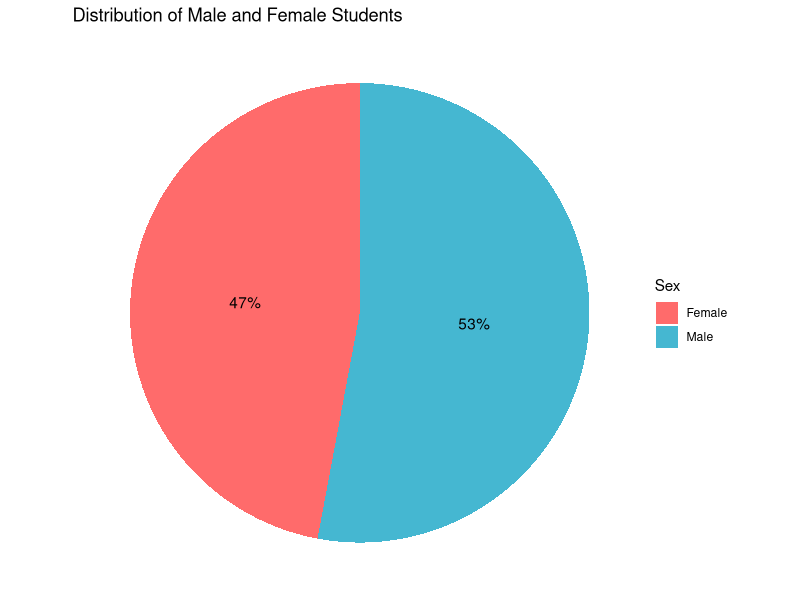
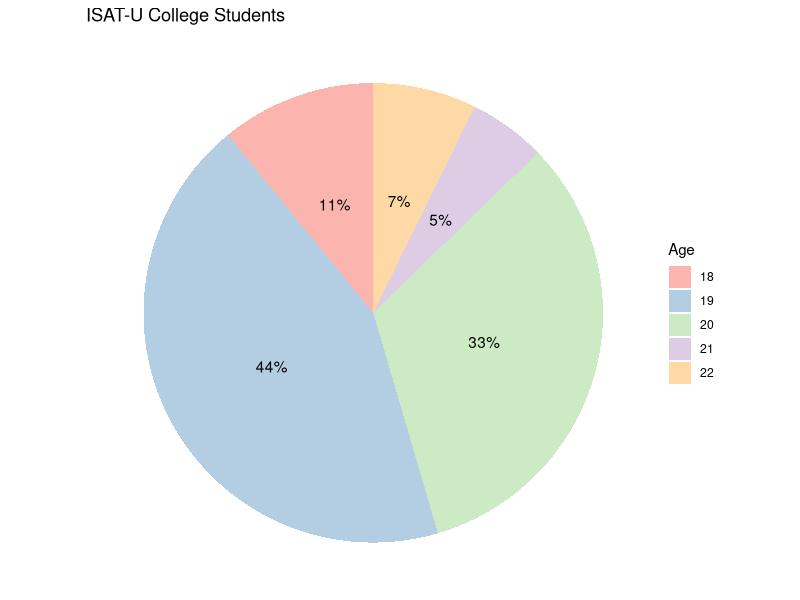
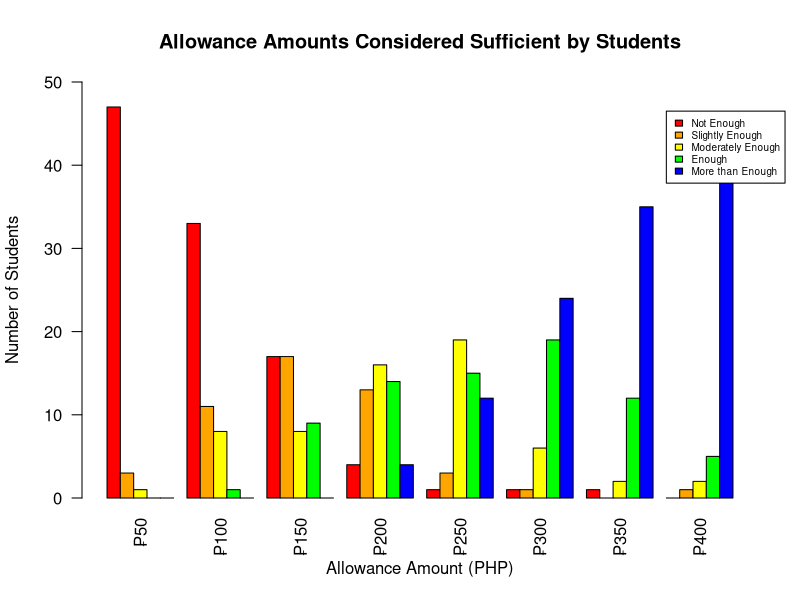
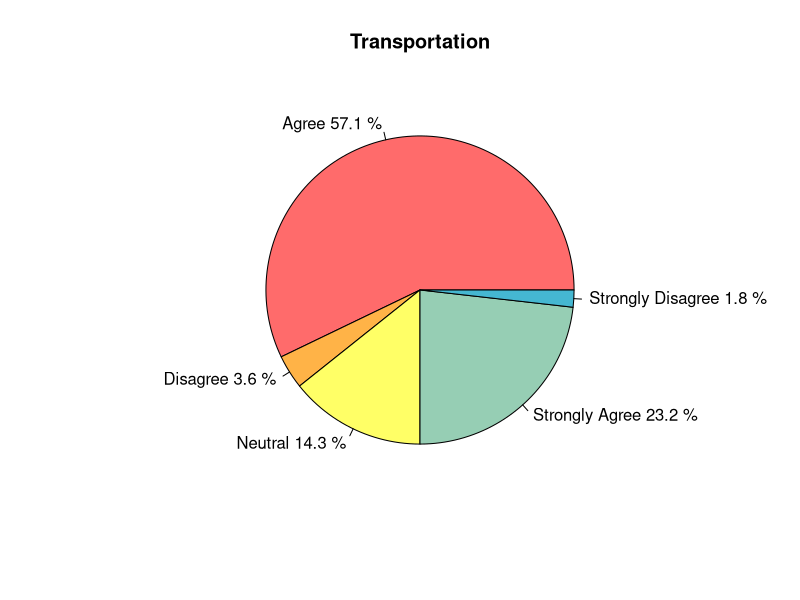
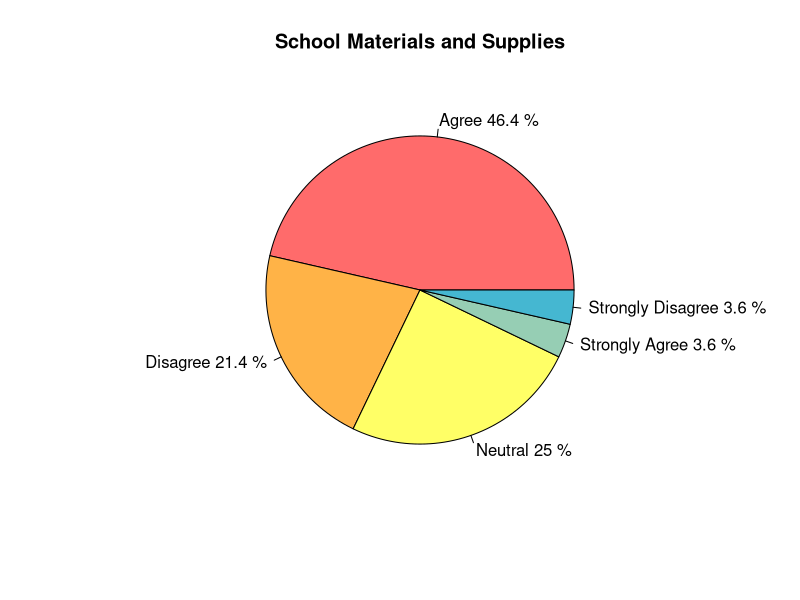
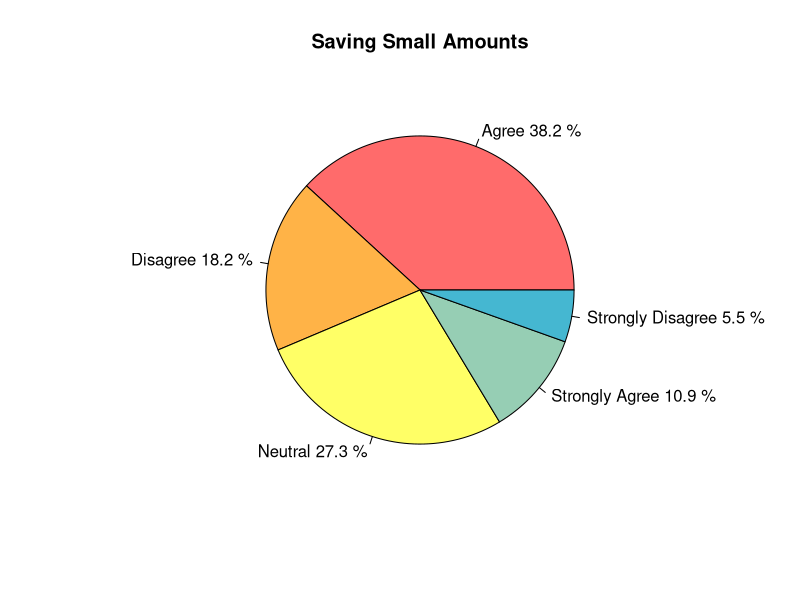
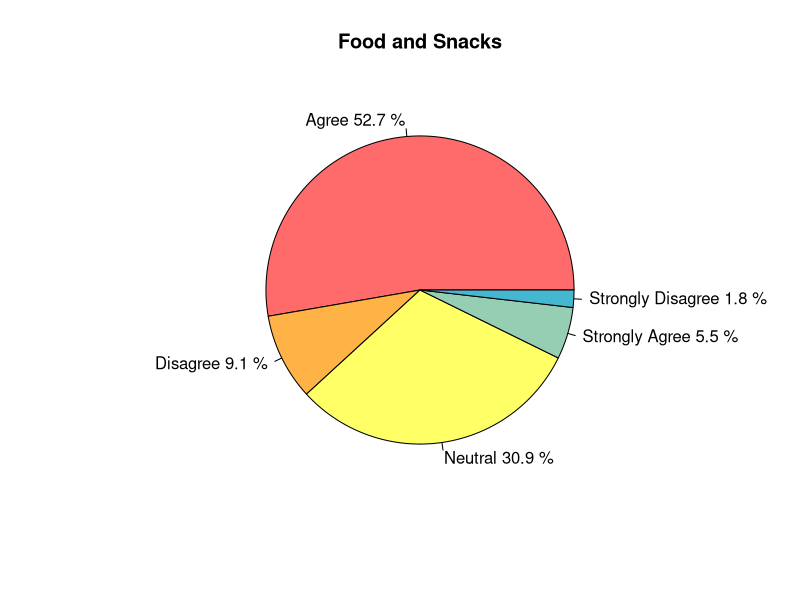
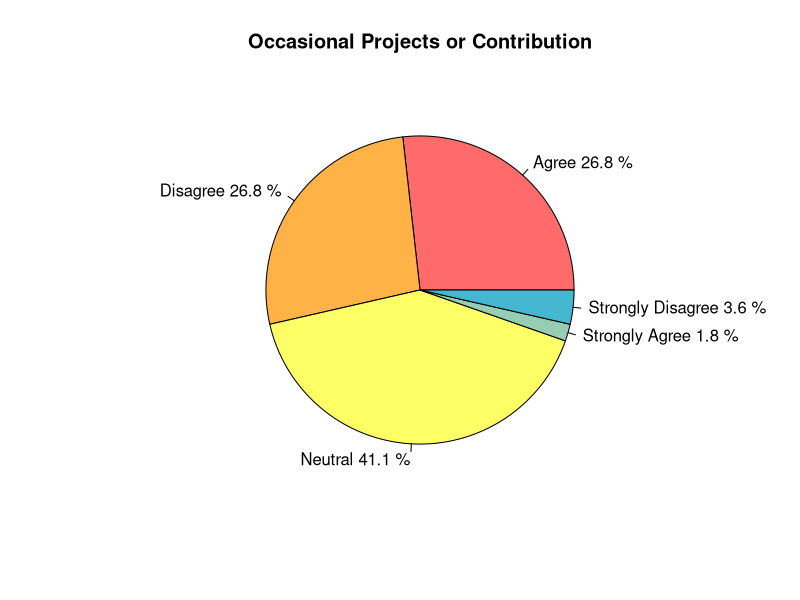

Reproduce these figures in R, in order.
## ---- chunk 1

cat("I. Introduction\n\n")
cat("Daily allowance plays an important role in meeting the everyday needs of 
    college students, including transportation, meals, school supplies, and 
    other essential expenses. For students of Iloilo Science and Technology 
    University (ISAT-U), the adequacy of their daily allowance can greatly 
    influence their academic experience and overall well-being.\n\nThis study 
    aims to assess whether the daily allowance of ISAT-U college students is 
    sufficient to cover their daily needs. Using data gathered from a student 
    survey, this research analyzes students’ daily allowance, spending patterns, 
    and perceptions of financial sufficiency. The collected data are presented 
    through graphical representations to clearly illustrate trends and 
    differences among respondents.\n\n")
## ---- chunk 2
data <- read.csv("Daily-allowance.csv")
names(data)
## ---- chunk 3
library(ggplot2)
sex_data <- data.frame(
Sex = c("Female", "Male"),
Count = c(24, 27)
)

sex_data$Percent <- round(sex_data$Count / sum(sex_data$Count) * 100)

ggplot(sex_data, aes(x = "", y = Count, fill = Sex)) +
geom_bar(stat = "identity", width = 1) +
coord_polar(theta = "y") +
theme_void() +
geom_text(aes(label = paste0(Percent, "%")),
position = position_stack(vjust = 0.5)) +
scale_fill_manual(values = c("Female" = "#FF6B6B", "Male" = "#45B7D1")) +
labs(title = "Distribution of Male and Female Students")

## ---- chunk 4
cat("The survey results show that the student population in the sample is fairly 
    balanced in terms of gender. Males slightly outnumber females, with 27 male 
    students (53%) compared to 24 female students (47%). This near-equal 
    distribution suggests that any analysis of daily allowance sufficiency will 
    fairly represent the perspectives of both genders. Additionally, the pie 
    chart clearly visualizes this balance, making it easy to see that neither 
    gender dominates the sample, which supports more equitable comparisons in 
    subsequent analyses.\n\n")
## ---- chunk 5
numeric_ages <- as.numeric(data$Age)
numeric_ages <- numeric_ages[!is.na(numeric_ages)]
numeric_ages <- c(numeric_ages, 18)

age_counts <- table(numeric_ages)
age_data <- as.data.frame(age_counts)
colnames(age_data) <- c("Age", "Count")
age_data$Percent <- round(age_data$Count / sum(age_data$Count) * 100)

ggplot(age_data, aes(x = "", y = Count, fill = Age)) +
geom_bar(stat = "identity", width = 1) +
coord_polar(theta = "y") +
theme_void() +
geom_text(aes(label = paste0(Percent, "%")),
position = position_stack(vjust = 0.5)) +
scale_fill_brewer(palette = "Pastel1") +
labs(title = "ISAT-U College Students")

## ---- chunk 6
cat("Most respondents are 19 and 20 years old, indicating that the typical
    college student in the survey falls within this age range. Fewer students 
    are younger (18) or older (21–22), which provides context for understanding 
    their daily allowance usage patterns.\n\n")

## ---- chunk 7

data <- read.csv("Daily-allowance.csv", stringsAsFactors = FALSE)

allowance_names <- c(
  "Please.select.and.rate.how.sufficient.you.think.each.amount.of.daily.allowance.for.your.needs....50.",
  "Please.select.and.rate.how.sufficient.you.think.each.amount.of.daily.allowance.for.your.needs....100.",
  "Please.select.and.rate.how.sufficient.you.think.each.amount.of.daily.allowance.for.your.needs....150.",
  "Please.select.and.rate.how.sufficient.you.think.each.amount.of.daily.allowance.for.your.needs....200.",
  "Please.select.and.rate.how.sufficient.you.think.each.amount.of.daily.allowance.for.your.needs....250.",
  "Please.select.and.rate.how.sufficient.you.think.each.amount.of.daily.allowance.for.your.needs....300.",
  "Please.select.and.rate.how.sufficient.you.think.each.amount.of.daily.allowance.for.your.needs....350.",
  "Please.select.and.rate.how.sufficient.you.think.each.amount.of.daily.allowance.for.your.needs....400."
)

allowance_cols <- match(allowance_names, names(data))
names(data)[allowance_cols] <- paste0("pesos", c(50,100,150,200,250,300,350,400))

convert <- c(
  "Not Enough" = 1,
  "Slightly Enough" = 2,
  "Moderately Enough" = 3,
  "Enough" = 4,
  "More than Enough" = 5
)

data[allowance_cols] <- lapply(data[allowance_cols], function(x) {
  x <- trimws(x)
  x <- gsub("\\.+", "", x)
  x <- gsub("[^A-Za-z ]", "", x)
  x <- convert[x]
  as.numeric(x)
})

counts <- sapply(data[allowance_cols], function(x) {
  table(factor(x, levels = 1:5))
})

rownames(counts) <- c("Not Enough", "Slightly Enough", "Moderately Enough",
                      "Enough", "More than Enough")

colors <- c("red","orange","yellow","green","blue")

barplot(counts,
        col = colors,
        main = "Allowance Amounts Considered Sufficient by Students",
        xlab = "Allowance Amount (PHP)",
        ylab = "Number of Students",
        legend.text = rownames(counts),
        args.legend = list(x = "topright", inset = c(-0.04, 0.07), cex = 0.6),
        names.arg = paste0("₱", c(50,100,150,200,250,300,350,400)),
        las = 2,
        beside = TRUE,
        ylim = c(0, 50))

counts_table <- as.data.frame(counts)
colnames(counts_table) <- paste0("₱", c(50,100,150,200,250,300,350,400))
counts_table

## ---- chunk 8
cat("As shown in the bar graph, the data suggest that a daily allowance of 
    around ₱250 to ₱300 is commonly rated as Moderately Enough to Enough, 
    indicating that it is sufficient to meet students’ daily needs in school. 
    In contrast, at ₱50 and ₱100, most students rated the allowance as Not 
    Enough, reflecting insufficiency. Meanwhile, allowances ranging from ₱300 
    to ₱400 received higher ratings, with many students perceiving them as 
    Enough or More than Enough.")

## ---- chunk 9

q1 <- data[["My.daily.allowance.is.enough.to.cover.my.transportation.expenses."]]

q1_split <- unlist(strsplit(q1, ";"))
q1_split <- trimws(q1_split)
q1_split <- tolower(q1_split)

q1_split[q1_split == "strongly disagree"] <- "Strongly Disagree"
q1_split[q1_split == "disagree"] <- "Disagree"
q1_split[q1_split == "neutral"] <- "Neutral"
q1_split[q1_split == "agree"] <- "Agree"
q1_split[q1_split == "strongly agree"] <- "Strongly Agree"

q1_count <- table(q1_split)

colors <- c("#FF6B6B", "#FFB347", "#FFFF66", "#96CEB4", "#45B7D1")

pie(q1_count,
    labels = paste(names(q1_count), round(q1_count/sum(q1_count)*100, 1), "%"),
    col = colors,
    main = "Transportation")

## ---- chunk 10
cat("The pie chart indicates that the majority of respondents believe their 
    daily allowance is sufficient to cover transportation expenses. More than 
    half (57.1%) of the respondents selected Agree, while an additional 23.2% 
    chose Strongly Agree, showing that most students can afford their daily 
    transportation needs. Meanwhile, 14.3% of respondents selected Neutral, 
    suggesting some uncertainty or variability in transportation costs. Only a 
    small percentage Disagreed (3.6%) or Strongly Disagreed (1.8%), indicating 
    that transportation expenses are generally manageable for most students.")
## ---- chunk 11

q1 <- data[["My.daily.allowance.is.enough.to.cover.my.school.materials.and.supplies."]]

q1_split <- unlist(strsplit(q1, ";"))
q1_split <- trimws(q1_split)
q1_split <- tolower(q1_split)

q1_split[q1_split == "strongly disagree"] <- "Strongly Disagree"
q1_split[q1_split == "disagree"] <- "Disagree"
q1_split[q1_split == "neutral"] <- "Neutral"
q1_split[q1_split == "agree"] <- "Agree"
q1_split[q1_split == "strongly agree"] <- "Strongly Agree"

q1_count <- table(q1_split)

colors <- c("#FF6B6B", "#FFB347", "#FFFF66", "#96CEB4", "#45B7D1")

pie(q1_count,
    labels = paste(names(q1_count), round(q1_count/sum(q1_count)*100, 1), "%"),
    col = colors,
    main = "School Materials and Supplies")

## ---- chunk 12
cat("The pie chart shows that a plurality of respondents believe their daily 
    allowance is sufficient to cover school materials and supplies. Nearly half 
    (46.4%) of the respondents selected Agree, while a small proportion (3.6%) 
    chose Strongly Agree, indicating moderate confidence in meeting school 
    material expenses. However, 25.0% of respondents selected Neutral, 
    suggesting uncertainty or inconsistency in covering these costs. Meanwhile, 
    a notable portion Disagreed (21.4%) or Strongly Disagreed (3.6%), indicating 
    that a considerable number of students find their allowance insufficient for 
    school materials and supplies.")
## ---- chunk 13

q1 <- data[["My.daily.allowance.is.enough.to.allow.me.to.save.a.small.amount.regularly."]]

q1_split <- unlist(strsplit(q1, ";"))
q1_split <- trimws(q1_split)
q1_split <- tolower(q1_split)

q1_split[q1_split == "strongly disagree"] <- "Strongly Disagree"
q1_split[q1_split == "disagree"] <- "Disagree"
q1_split[q1_split == "neutral"] <- "Neutral"
q1_split[q1_split == "agree"] <- "Agree"
q1_split[q1_split == "strongly agree"] <- "Strongly Agree"

q1_count <- table(q1_split)

colors <- c("#FF6B6B", "#FFB347", "#FFFF66", "#96CEB4", "#45B7D1")

pie(q1_count,
    labels = paste(names(q1_count), round(q1_count/sum(q1_count)*100, 1), "%"),
    col = colors,
    main = "Saving Small Amounts")

## ---- chunk 14
cat("The pie chart shows that 38.2% of the respondents Agreed that their daily 
    allowance is enough to allow them to save a small amount regularly, while 
    10.9% Strongly Agreed, indicating that a portion of students are able to 
    save. Meanwhile, 27.3% of respondents selected Neutral, suggesting 
    uncertainty or irregular saving ability. On the other hand, 18.2% 
    Disagreed and *5.5% Strongly Disagreed, showing that some students 
    find it difficult to save due to limited allowance.")
## ---- chunk 15


q1 <- data[["My.daily.allowance.is.enough.to.buy.food.and.snacks.during.the.day."]]

q1_split <- unlist(strsplit(q1, ";"))
q1_split <- trimws(q1_split)
q1_split <- tolower(q1_split)

q1_split[q1_split == "strongly disagree"] <- "Strongly Disagree"
q1_split[q1_split == "disagree"] <- "Disagree"
q1_split[q1_split == "neutral"] <- "Neutral"
q1_split[q1_split == "agree"] <- "Agree"
q1_split[q1_split == "strongly agree"] <- "Strongly Agree"

q1_count <- table(q1_split)

colors <- c("#FF6B6B", "#FFB347", "#FFFF66", "#96CEB4", "#45B7D1")

pie(q1_count,
    labels = paste(names(q1_count), round(q1_count/sum(q1_count)*100, 1), "%"),
    col = colors,
    main = "Food and Snacks")





## ---- chunk 16

cat("As shown in the pie chart, the majority of respondents believe that their 
    daily allowance is sufficient to buy food and snacks during the day. More 
    than half (52.7%) of the respondents selected Agree, while *5.5% Strongly 
    Agree, indicating that most students are able to meet their food needs in 
    school. Meanwhile, 30.9% chose Neutral, suggesting uncertainty or 
    inconsistency in food sufficiency. Only a small portion Disagreed (9.1%) 
    or Strongly Disagreed (1.8%), showing minimal concern regarding 
    food affordability.")
## ---- chunk 17

q1 <- data[["My.daily.allowance.is.enough.to.pay.for.occasional.school.projects.or.contributions."]]

q1_split <- unlist(strsplit(q1, ";"))
q1_split <- trimws(q1_split)
q1_split <- tolower(q1_split)

q1_split[q1_split == "strongly disagree"] <- "Strongly Disagree"
q1_split[q1_split == "disagree"] <- "Disagree"
q1_split[q1_split == "neutral"] <- "Neutral"
q1_split[q1_split == "agree"] <- "Agree"
q1_split[q1_split == "strongly agree"] <- "Strongly Agree"

q1_count <- table(q1_split)

colors <- c("#FF6B6B", "#FFB347", "#FFFF66", "#96CEB4", "#45B7D1")

pie(q1_count,
    labels = paste(names(q1_count), round(q1_count/sum(q1_count)*100, 1), "%"),
    col = colors,
    main = "Occasional Projects or Contribution")
## ---- chunk 18

cat("The pie chart shows that most respondents are uncertain about whether their 
    daily allowance is enough to pay for occasional school projects or 
    contributions. The largest percentage (41.1%) selected Neutral, indicating
    mixed experiences. Equal proportions of respondents Agreed (26.8%) and 
    Disagreed (26.8%), reflecting divided opinions. Very few respondents 
    expressed strong views, with only *1.8% Strongly Agreeing and *3.6% 
    Strongly Disagreeing. This suggests that occasional school expenses may not 
    be consistently covered by students’ daily allowance.")
